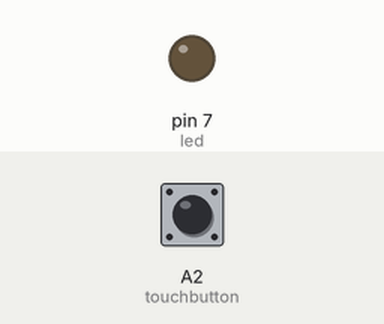
This sketch was run on a simulated Arduino Uno, built with avr-gcc and run on an emulated ATmega328P. Parts: output pins drawn as LEDs (lit = HIGH). Inputs (shaded band) come from the test bench; at power-on: A2 (touchbutton) LOW.

Above: at 1.2 s.
1.3 s: A2 (touchbutton) pulled HIGH for 0.15 s
At 1.37 s:
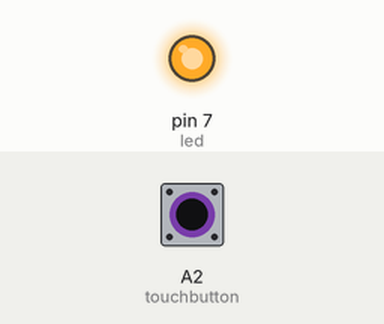
2.9 s: A2 (touchbutton) pulled HIGH for 3.2 s
At 7.2 s:
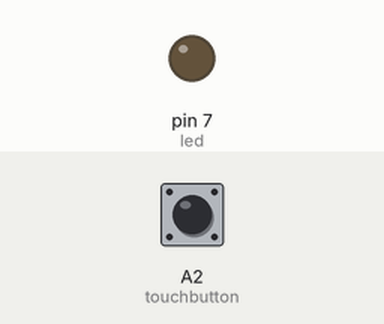
Timing chart, 0 to 8.7 s (numbered marks = the images above; inputs shaded):
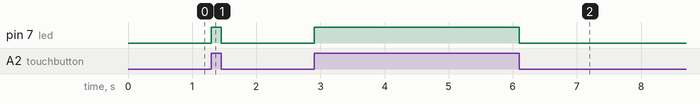

The sketch:

Programme_p7.ino
```cpp
/*
 *  Guillaume de Belinay
 *  ENSAM-10-10-2017
 */

#define led  7                  //la pin 7 serra appelé2 led

const int touchbutton = A2;     // touch button conecté a A3

void setup() {


  Serial.begin(9600);          // permet de comuniquer avec le moniteur serie
  pinMode(led, OUTPUT);        // permet de declarer la pin led comme sortie

}

void loop() {
  // put your main code here, to run repeatedly:
int i = digitalRead(touchbutton);  // assigne la valeur de touchboutton a i

if (i == 1 ){                      // si i est egal a 1 alors:

digitalWrite(led, 1);              // envoie du courant dans la pin led(7)

}
else {                             // sinon:
  digitalWrite(led, LOW);          // ne mets pas de courants dans la pin led(7)
}

}
```

Measured:
- after the input at 1.3 s, pin 7 (led): LOW → HIGH at once, → LOW 0.15 s later
- after the input at 2.9 s, pin 7 (led): LOW → HIGH at once, → LOW 3.2 s later
